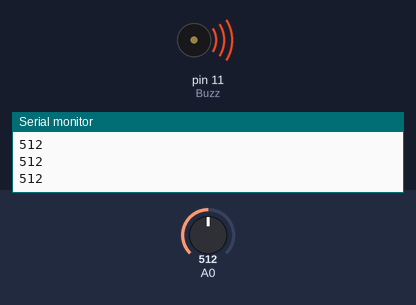
A sketch run on a simulated Arduino Uno, built with avr-gcc and run on an emulated ATmega328P. Parts: buzzer (waves = sounding), the last lines printed to the serial monitor. The test bench sets the inputs (shaded band); at power-on: A0 = 512.

Above: at 1.2 s.
1.3 s: A0 set to 0
At 2.3 s:
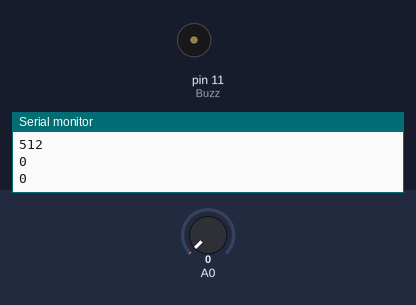
3.0 s: A0 set to 30
At 3.5 s:
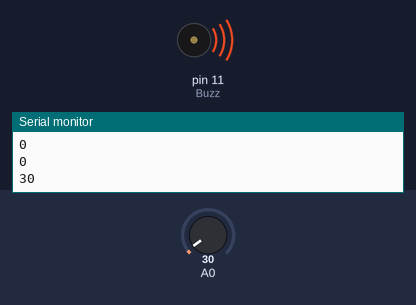
Timing chart, 0 to 10.5 s (numbered marks = the images above; inputs shaded):
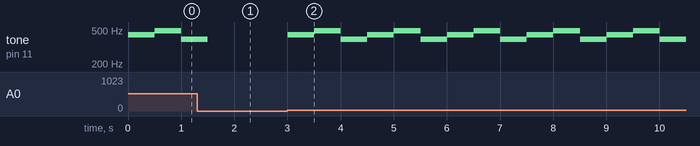

The sketch:

sketch_jul29a.ino
```cpp
#define T_C 262
#define T_D 294
#define T_E 330
#define T_F 349
#define T_G 392
#define T_A 440
#define T_B 493

const int Buzz = 11;

void setup()
{
  pinMode(A0,INPUT);
    Serial.begin(9600);

}
int last = 0;
void loop()
{
  Serial.println(analogRead(A0));
  double input = analogRead(A0);
  if (input > 0 && input < 20){
    if (last == 0){
      last++;
        tone(Buzz,T_D);
    }else if (last == 1){
            last++;
      tone(Buzz,T_C);
      }
      else{
        tone(Buzz,T_E);
       last = 0 ;
        }

   }else if (input >= 20){
     if (last == 0){
      last++;
        tone(Buzz,T_A);
    }else if (last == 1){
            last++;
      tone(Buzz,T_B);
      }
      else{
        tone(Buzz,T_G);
       last = 0 ;
        }
    }else{
          noTone(Buzz);
    }
    delay(500);
}
```

Measured:
- after the input at 3.0 s, tone on pin 11 (Buzz): silent → 440 Hz at once, then repeats every 1.5 s: 493 Hz 0.50 s, 392 Hz 0.50 s, 440 Hz 0.50 s
